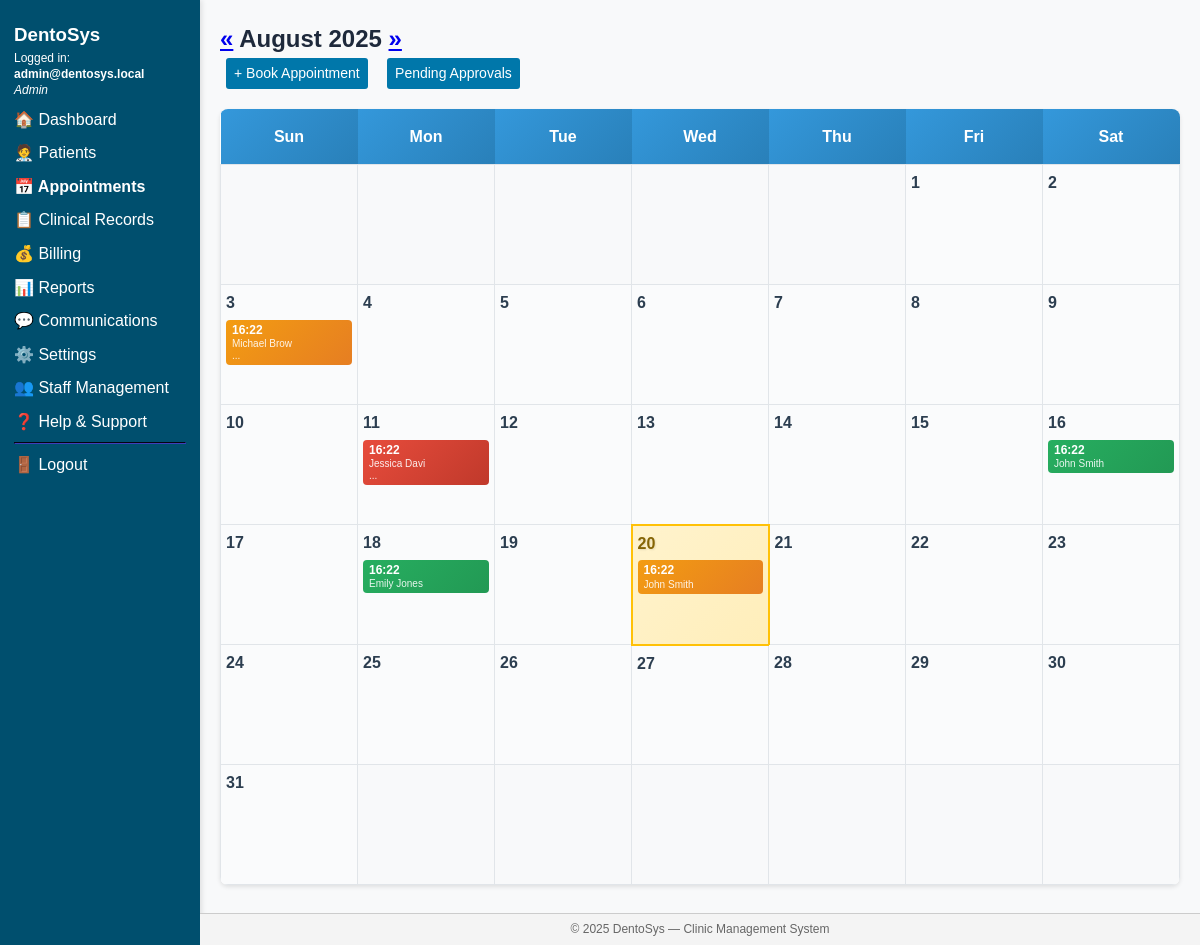
/pages/appointments/calendar.php (signed in), run on the app's committed database.
### tables this page shows
CREATE TABLE `UserTbl` (
  `user_id` int(11) NOT NULL AUTO_INCREMENT,
  `email` varchar(100) NOT NULL,
  `password_hash` varchar(255) NOT NULL,
  `role_id` int(11) NOT NULL,
  `is_active` tinyint(1) DEFAULT 1,
  `created_at` timestamp NULL DEFAULT current_timestamp(),
  PRIMARY KEY (`user_id`),
  UNIQUE KEY `email` (`email`),
  KEY `role_id` (`role_id`),
  CONSTRAINT `UserTbl_ibfk_1` FOREIGN KEY (`role_id`) REFERENCES `Role` (`role_id`)
);

CREATE TABLE `Role` (
  `role_id` int(11) NOT NULL,
  `role_name` varchar(50) NOT NULL,
  PRIMARY KEY (`role_id`),
  UNIQUE KEY `role_name` (`role_name`)
);

CREATE TABLE `Appointment` (
  `appointment_id` int(11) NOT NULL AUTO_INCREMENT,
  `patient_id` int(11) NOT NULL,
  `dentist_id` int(11) NOT NULL,
  `appointment_dt` datetime NOT NULL,
  `status` enum('Scheduled','Pending','Approved','Cancelled','Complete') DEFAULT 'Pending',
  `notes` text DEFAULT NULL,
  PRIMARY KEY (`appointment_id`),
  KEY `patient_id` (`patient_id`),
  KEY `dentist_id` (`dentist_id`),
  CONSTRAINT `Appointment_ibfk_1` FOREIGN KEY (`patient_id`) REFERENCES `Patient` (`patient_id`),
  CONSTRAINT `Appointment_ibfk_2` FOREIGN KEY (`dentist_id`) REFERENCES `Dentist` (`dentist_id`)
);

### pages/appointments/calendar.php (the view, shortened to what this page needs)
<?php
require_once BASE_PATH . '/includes/functions.php';
$month = isset($_GET['m']) ? max(1, min(12, intval($_GET['m']))) : date('n');
$year  = isset($_GET['y']) ? intval($_GET['y']) : date('Y');
$firstTs      = mktime(0, 0, 0, $month, 1, $year);
$daysInMonth  = (int)date('t', $firstTs);
$startDow     = (int)date('w', $firstTs);
$monthLabel   = date('F Y', $firstTs);
$start = date('Y-m-01 00:00:00', $firstTs);
$end   = date('Y-m-t 23:59:59', $firstTs);
$sql = "SELECT a.appointment_id,
               DATE(a.appointment_dt) AS adate,
               DATE_FORMAT(a.appointment_dt,'%H:%i') AS atime,
               a.status,
               a.notes AS purpose,
               CONCAT(p.first_name, ' ', p.last_name) AS patient_name,
               p.phone,
               CONCAT(d.first_name, ' ', d.last_name) AS dentist_name
        FROM Appointment a
        JOIN Patient p ON p.patient_id = a.patient_id
        LEFT JOIN Dentist den ON den.dentist_id = a.dentist_id
        LEFT JOIN UserTbl u ON u.user_id = den.user_id
        LEFT JOIN (SELECT user_id,
                         SUBSTRING_INDEX(email, '@', 1) as first_name,
                         'Dr.' as last_name
                   FROM UserTbl) d ON d.user_id = u.user_id
        WHERE a.appointment_dt BETWEEN '$start' AND '$end'
        ORDER BY a.appointment_dt";
$appts = [];
$res   = $conn->query($sql);
while ($row = $res->fetch_assoc()) {
    $appts[$row['adate']][] = $row;
}
$prevMonth = $month == 1 ? 12 : $month - 1;
$prevYear  = $month == 1 ? $year - 1 : $year;
$nextMonth = $month == 12 ? 1  : $month + 1;
$nextYear  = $month == 12 ? $year + 1 : $year;
?>
<?php include BASE_PATH . '/templates/header.php'; ?>
<?php include BASE_PATH . '/templates/sidebar.php'; ?>
<main>
  <h2>
    <a href="?m=<?= $prevMonth; ?>&y=<?= $prevYear; ?>">&laquo;</a>
    <?= $monthLabel; ?>
    <a href="?m=<?= $nextMonth; ?>&y=<?= $nextYear; ?>">&raquo;</a>
  </h2>
  <a class="btn" href="book.php">+ Book Appointment</a>
  <a class="btn" href="pending.php">Pending Approvals</a>
  <table class="calendar">
    <tr>
      <?php foreach (['Sun','Mon','Tue','Wed','Thu','Fri','Sat'] as $d) echo "<th>$d</th>"; ?>
    </tr>
    <tr>
      <?php
      for ($i = 0; $i < $startDow; $i++) echo '<td class="empty"></td>';
      for ($d = 1; $d <= $daysInMonth; $d++) {
          $dateStr = sprintf('%04d-%02d-%02d', $year, $month, $d);
          $isToday = ($dateStr === date('Y-m-d'));
          $todayClass = $isToday ? ' today' : '';
          echo "<td class='calendar-day$todayClass'>";
          echo "<div class='day'>$d</div>";
          if (isset($appts[$dateStr])) {
              foreach ($appts[$dateStr] as $a) {
                  $cls = ($a['status'] === 'Approved') ? 'ok' : (($a['status'] === 'Cancelled') ? 'cancel' : 'pending');
                  echo "<div class='appt $cls' title='" . htmlspecialchars($a['patient_name']) . " at " . $a['atime'] .
                       "\nPurpose: " . htmlspecialchars($a['purpose'] ?? 'Not specified') .
                       "\nDentist: " . htmlspecialchars($a['dentist_name'] ?? 'Not assigned') .
                       "\nStatus: " . $a['status'] .
                       "\nPhone: " . htmlspecialchars($a['phone'] ?? 'N/A') . "'>";
                  echo "<div class='appt-time'>{$a['atime']}</div>";
                  echo "<div class='appt-patient'>" . htmlspecialchars(substr($a['patient_name'], 0, 12)) . "</div>";
                  if (strlen($a['patient_name']) > 12) {
                      echo "<div class='appt-patient'>...</div>";
                  }
                  echo "</div>";
              }
          }
          echo '</td>';
          if (($startDow + $d) % 7 === 0 && $d !== $daysInMonth) {
              echo "</tr><tr>";
          }
      }
      $cells = ($startDow + $daysInMonth) % 7;
      if ($cells) for ($i = 0; $i < 7 - $cells; $i++) echo '<td class="empty"></td>';
      ?>
    </tr>
  </table>
</main>
<?php include BASE_PATH . '/templates/footer.php'; ?>

### templates/sidebar.php (shortened to what this page needs)
<?php
$userEmail = $roleName = '';
$roleID    = 0;
if (!empty($_SESSION['user_id'])) {
    $uid = (int)$_SESSION['user_id'];
    $qry = $conn->query(
        "SELECT u.email, r.role_name, r.role_id
         FROM UserTbl u
         JOIN Role   r ON r.role_id = u.role_id
         WHERE u.user_id = $uid LIMIT 1"
    );
    if ($row = $qry->fetch_assoc()) {
        $userEmail = $row['email'];
        $roleName  = $row['role_name'];
        $roleID    = (int) $row['role_id'];
    }
}
$current = $_SERVER['REQUEST_URI'];
$active  = fn(string $sub) =>
    (strpos($current, $sub) !== false) ? 'style="font-weight:bold;"' : '';
?>
<aside class="sidebar">
  <h3 style="margin-top:0;">DentoSys</h3>
  <p style="font-size:12px;line-height:1.35em;">
    Logged&nbsp;in:<br>
    <strong><?= htmlspecialchars($userEmail); ?></strong><br>
    <em><?= htmlspecialchars($roleName); ?></em>
  </p>
  <nav>
    <?php if ($roleID === 4):  ?>
      <a <?= $active('/dashboard');       ?> href="/dentosys/pages/patients/my_profile.php">👤 My Profile</a>
      <a <?= $active('/appointments');    ?> href="/dentosys/pages/patients/my_appointments.php">📅 My Appointments</a>
      <a <?= $active('/records');         ?> href="/dentosys/pages/patients/my_records.php">📋 My Records</a>
      <a <?= $active('/prescriptions');   ?> href="/dentosys/pages/patients/my_prescriptions.php">💊 My Prescriptions</a>
      <a <?= $active('/billing');         ?> href="/dentosys/pages/patients/my_billing.php">💰 My Bills</a>
      <a <?= $active('/book');            ?> href="/dentosys/pages/patients/book_appointment.php">➕ Book Appointment</a>
    <?php else:  ?>
      <a <?= $active('/dashboard.php');   ?> href="/dentosys/pages/dashboard.php">🏠 Dashboard</a>
      <a <?= $active('/patients');        ?> href="/dentosys/pages/patients/list.php">🧑‍⚕️ Patients</a>
      <a <?= $active('/appointments');    ?> href="/dentosys/pages/appointments/calendar.php">📅 Appointments</a>
      <a <?= $active('/records');         ?> href="/dentosys/pages/records/list.php">📋 Clinical Records</a>
      <a <?= $active('/billing');         ?> href="/dentosys/pages/billing/invoices.php">💰 Billing</a>
      <?php if ($roleID !== 3):  ?>
        <a <?= $active('/reports');       ?> href="/dentosys/pages/reports/financial.php">📊 Reports</a>
        <a <?= $active('/communications');?> href="/dentosys/pages/communications/templates.php">💬 Communications</a>
      <?php endif; ?>
      <?php if ($roleID === 1):  ?>
        <a <?= $active('/settings');      ?> href="/dentosys/pages/settings/index.php">⚙️ Settings</a>
        <a <?= $active('/users');         ?> href="/dentosys/pages/settings/users.php">👥 Staff Management</a>
      <?php endif; ?>
    <?php endif; ?>
    <a <?= $active('/help');            ?> href="/dentosys/pages/help.php">❓ Help & Support</a>
    <hr style="border-color:#226;">
    <a href="/dentosys/auth/logout.php">🚪 Logout</a>
  </nav>
</aside>

### assets/css/framework.css (style rules this page uses)
:root { --primary-color: #2563eb; --primary-hover: #1d4ed8; --secondary-color: #64748b; --success-color: #10b981; --warning-color: #f59e0b; --error-color: #ef4444; --background: #f8fafc; --surface: #ffffff; --text-primary: #1e293b; --text-secondary: #64748b; --border-color: #e2e8f0; --font-family: 'Inter', -apple-system, BlinkMacSystemFont, sans-serif; --font-size-xs: 0.75rem; --font-size-sm: 0.875rem; --font-size-base: 1rem; --font-size-lg: 1.125rem; --font-size-xl: 1.25rem; --font-size-2xl: 1.5rem; --font-size-3xl: 1.875rem; --spacing-1: 0.25rem; --spacing-2: 0.5rem; --spacing-3: 0.75rem; --spacing-4: 1rem; --spacing-6: 1.5rem; --spacing-8: 2rem; --radius-sm: 0.25rem; --radius-md: 0.375rem; --radius-lg: 0.5rem; --radius-xl: 0.75rem; --shadow-sm: 0 1px 2px 0 rgb(0 0 0 / 0.05); --shadow-md: 0 4px 6px -1px rgb(0 0 0 / 0.1); --shadow-lg: 0 10px 15px -3px rgb(0 0 0 / 0.1); }
* { box-sizing: border-box; margin: 0; padding: 0; }
body { font-family: var(--font-family); font-size: var(--font-size-base); line-height: 1.6; color: var(--text-primary); background-color: var(--background); }
.btn { display: inline-flex; align-items: center; justify-content: center; padding: var(--spacing-2) var(--spacing-4); font-size: var(--font-size-sm); font-weight: 500; border: none; border-radius: var(--radius-md); cursor: pointer; text-decoration: none; transition: all 0.2s ease; gap: var(--spacing-2); }

### assets/css/style.css (style rules this page uses)
body { background-color: #f8f9fa; }
.sidebar { width: 240px; min-height: 100vh; background-color: #004F6E; color: #fff; box-shadow: 2px 0 5px rgba(0,0,0,0.1); }
main { flex: 1; padding: 2rem; overflow-x: auto; }
.calendar { margin-top: 1.5rem; }
.calendar td { vertical-align: top; height: 100px; }
.calendar .day { font-weight: bold; margin-bottom: 4px; }
.calendar .empty { background-color: #f8f9fa; }
.appt { font-size: 0.75rem; padding: 2px 4px; margin-bottom: 3px; border-radius: 3px; color: #212529; display: block; white-space: nowrap; overflow: hidden; text-overflow: ellipsis; }
.appt.pending { background-color: #ffc107; }
.appt.ok, .appt.Approved { background-color: #198754; color: #fff; }
.appt.cancel, .appt.Cancelled { background-color: #dc3545; color: #fff; }

### templates/header.php (style rules this page uses)
body { display:flex;min-height:100vh;margin:0;font-family:Arial,Helvetica,sans-serif; }
.sidebar { width:200px;min-height:100vh;background:#004F6E;color:#fff;padding:20px 14px;box-sizing:border-box; }
.sidebar a { color:#fff;text-decoration:none;display:block;margin:8px 0; }
main { flex:1;padding:20px 20px 60px;box-sizing:border-box;overflow-x:auto; }
.btn { background:#0077aa;color:#fff;padding:4px 8px;border-radius:3px;text-decoration:none;margin-left:6px }
table { border-collapse:collapse;width:100% }
th,td { border:1px solid #ccc;padding:6px }
th { background:#f4f4f4 }

### pages/appointments/calendar.php (style rules this page uses)
.calendar { width: 100%; border-collapse: collapse; margin-top: 20px; background: white; box-shadow: 0 2px 4px rgba(0, 0, 0, 0.1); border-radius: 8px; overflow: hidden; }
.calendar th { background: linear-gradient(135deg, #3498db, #2980b9); color: white; padding: 15px 8px; text-align: center; font-weight: bold; border: none; }
.calendar td { border: 1px solid #e1e5e9; vertical-align: top; min-height: 120px; height: 120px; width: 14.28%; padding: 5px; position: relative; background: #fafbfc; }
.calendar td.empty { background: #f8f9fa; }
.day { font-weight: bold; font-size: 16px; color: #2c3e50; margin-bottom: 5px; text-align: left; }
.appt { background: #95a5a6; color: white; padding: 3px 6px; margin: 2px 0; border-radius: 4px; font-size: 11px; line-height: 1.2; cursor: pointer; transition: all 0.2s ease; overflow: hidden; }
.appt.ok { background: linear-gradient(135deg, #27ae60, #229954); }
.appt.pending { background: linear-gradient(135deg, #f39c12, #e67e22); }
.appt.cancel { background: linear-gradient(135deg, #e74c3c, #c0392b); }
.appt-time { font-weight: bold; font-size: 12px; margin-bottom: 1px; }
.appt-patient { font-size: 10px; opacity: 0.9; white-space: nowrap; overflow: hidden; text-overflow: ellipsis; }
.calendar td.today { background: linear-gradient(135deg, #fff3cd, #ffeeba); border: 2px solid #ffc107; animation: todayGlow 3s ease-in-out infinite; position: relative; }
.calendar td.today::before { content: ''; position: absolute; top: -2px; left: -2px; right: -2px; bottom: -2px; background: linear-gradient(45deg, #ffc107, #ffeb3b, #ffc107, #ffeb3b); z-index: -1; border-radius: 4px; opacity: 0.7; }
.calendar td.today .day { color: #856404; font-weight: 900; text-shadow: 1px 1px 2px rgba(0,0,0,0.1); }

### data on the page
usertbl: email "admin@dentosys.local", role.role_name "Admin"
appointment: atime "16:22", patient_name "Michael Brow"
appointment: atime "16:22", patient_name "Jessica Davi"
appointment: atime "16:22", patient_name "John Smith"
appointment: atime "16:22", patient_name "Emily Jones"
appointment: atime "16:22", patient_name "John Smith"

### other printed values
$monthLabel "August 2025"
$d "Sun"
$d "Mon"
$d "Tue"
$d "Wed"
$d "Thu"
$d "Fri"
$d "Sat"
